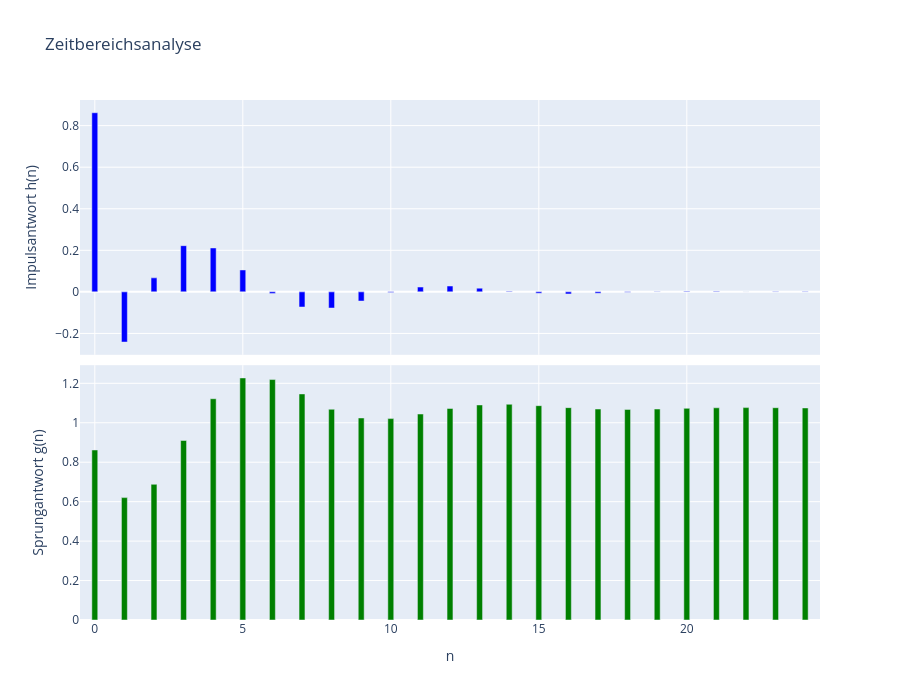

The code cell stored with this chart in its notebook:
### Markdown cell above
## d) Impuls- und Sprungantwort (Filterung)

### Code cell
# Eingangssignale erstellen
N = 25
delta_inp = np.zeros(N); delta_inp[0] = 1
step_inp = np.ones(N)

h = signal.lfilter(B, A, delta_inp)
g = signal.lfilter(B, A, step_inp)
n_axis = np.arange(N)

# Funktion um "Stem"-Plot Look in Plotly zu erzeugen
# Wir nutzen Balken (Bar) mit sehr geringer Breite
def create_stem_trace(x, y, name, color):
    return go.Bar(
        x=x, y=y, 
        name=name,
        width=0.2, # Macht den Balken dünn -> sieht aus wie Stem
        marker_color=color
    )

fig_time = make_subplots(
    rows=2, cols=1, 
    shared_xaxes=True,
    vertical_spacing=0.02,
    # subplot_titles=("Impulsantwort h(n)", "Sprungantwort g(n)")
)

# Impulsantwort
fig_time.add_trace(create_stem_trace(n_axis, h, "h(n)", "blue"), row=1, col=1)

# Sprungantwort
fig_time.add_trace(create_stem_trace(n_axis, g, "g(n)", "green"), row=2, col=1)

fig_time.update_layout(height=700, title_text="Zeitbereichsanalyse", showlegend=False)
fig_time.update_xaxes(title_text="n", row=2, col=1)
fig_time.for_each_xaxis(lambda x: x.update(showgrid=True))
fig_time.update_yaxes(title_text="Impulsantwort h(n)", row=1, col=1)
fig_time.update_yaxes(title_text="Sprungantwort g(n)", row=2, col=1)
fig_time.show()

### Figure 1 — Plotly figure (JSON) as saved in the notebook; plotly's stock layout.template omitted (floating-point values rounded to 4 significant figures)
{"data": [{"marker": {"color": "blue"}, "name": "h(n)", "type": "bar", "width": 0.2, "x": [0, 1, 2, 3, 4, 5, 6, 7, 8, 9, 10, 11, 12, 13, 14, 15, 16, 17, 18, 19, 20, 21, 22, 23, 24], "xaxis": "x", "y": [0.862, -0.2415, 0.0675, 0.2224, 0.2114, 0.1054, -0.008142, -0.07292, -0.07777, -0.04415, -0.003092, 0.02316, 0.02813, 0.01791, 0.003321, -0.007053, -0.01, -0.007084, -0.001991, 0.002021, 0.003494, 0.002742, 0.0009989, -0.0005234, -0.001197], "yaxis": "y"}, {"marker": {"color": "green"}, "name": "g(n)", "type": "bar", "width": 0.2, "x": [0, 1, 2, 3, 4, 5, 6, 7, 8, 9, 10, 11, 12, 13, 14, 15, 16, 17, 18, 19, 20, 21, 22, 23, 24], "xaxis": "x2", "y": [0.862, 0.6205, 0.688, 0.9104, 1.122, 1.227, 1.219, 1.146, 1.068, 1.024, 1.021, 1.044, 1.073, 1.09, 1.094, 1.087, 1.077, 1.07, 1.068, 1.07, 1.073, 1.076, 1.077, 1.076, 1.075], "yaxis": "y2"}], "layout": {"height": 700, "showlegend": false, "title": {"text": "Zeitbereichsanalyse"}, "xaxis": {"anchor": "y", "domain": [0, 1], "matches": "x2", "showgrid": true, "showticklabels": false}, "xaxis2": {"anchor": "y2", "domain": [0, 1], "showgrid": true, "title": {"text": "n"}}, "yaxis": {"anchor": "x", "domain": [0.51, 1], "title": {"text": "Impulsantwort h(n)"}}, "yaxis2": {"anchor": "x2", "domain": [0, 0.49], "title": {"text": "Sprungantwort g(n)"}}}}
